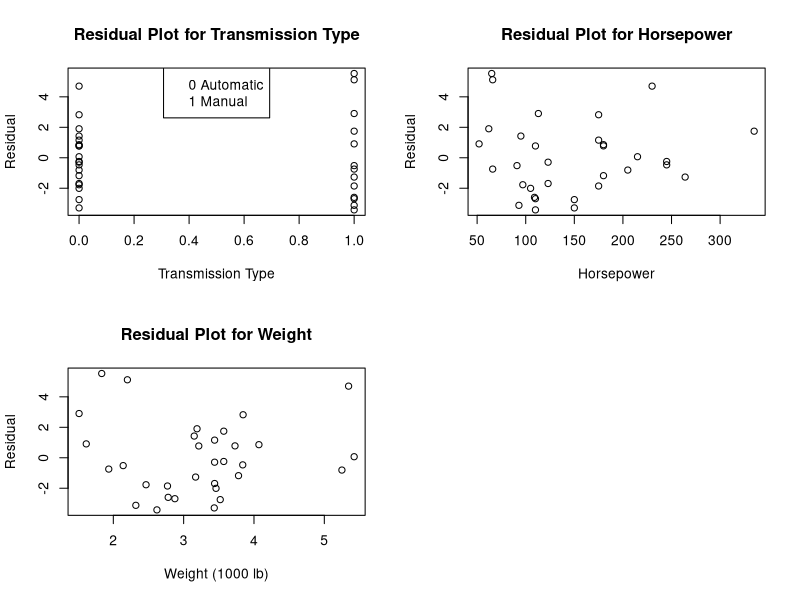

Recreate this plot in R.
## ---- chunk 1
data(mtcars)
names(mtcars) # variables in the data set
n <- nrow(mtcars); n # total number of observations
c(mean(mtcars$mpg), sd(mtcars$mpg)) # mean and st.dev of MPG
c(sum(mtcars$am), n - sum(mtcars$am)) # number of cars with manual vs automatic trans.
## ---- chunk 2
mtcars$am <- factor(mtcars$am)
fit1 <- lm(mpg ~ am, data = mtcars)
summary(fit1)
## ---- chunk 3
##             Estimate Std. Error t value Pr(>|t|)    
## (Intercept)   17.147      1.125  15.247 1.13e-15 ***
## am1            7.245      1.764   4.106 0.000285 ***
## ---- chunk 4
fit2 <- update(fit1, mpg ~ am + hp)
fit3 <- update(fit1, mpg ~ am + hp + wt)
anova(fit1, fit2, fit3)
## ---- chunk 5
## Analysis of Variance Table
## Model 1: mpg ~ am
## Model 2: mpg ~ am + hp
## Model 3: mpg ~ am + hp + wt
##   Res.Df    RSS Df Sum of Sq      F    Pr(>F)    
## 1     30 720.90                                  
## 2     29 245.44  1    475.46 73.841 2.445e-09
## 3     28 180.29  1     65.15 10.118  0.003574 
## ---- chunk 6
fit <- lm(mpg ~ am + hp + wt, data = mtcars)
summary(fit)
## ---- chunk 7
##              Estimate Std. Error t value Pr(>|t|)    
## (Intercept) 34.002875   2.642659  12.867 2.82e-13
## am1          2.083710   1.376420   1.514 0.141268    
## hp          -0.037479   0.009605  -3.902 0.000546
## wt          -2.878575   0.904971  -3.181 0.003574 
## ---- chunk 8
# Residual Plots
par(mfrow=c(2, 2))
res <- resid(fit3)
plot(as.vector(mtcars$am), res, main='Residual Plot for Transmission Type',
     xlab='Transmission Type', ylab='Residual')
legend("top", legend=c("0 Automatic", "1 Manual"))
plot(mtcars$hp, res, main='Residual Plot for Horsepower',
     xlab='Horsepower', ylab='Residual')
plot(mtcars$wt, res, main='Residual Plot for Weight',
     xlab='Weight (1000 lb)', ylab='Residual')
